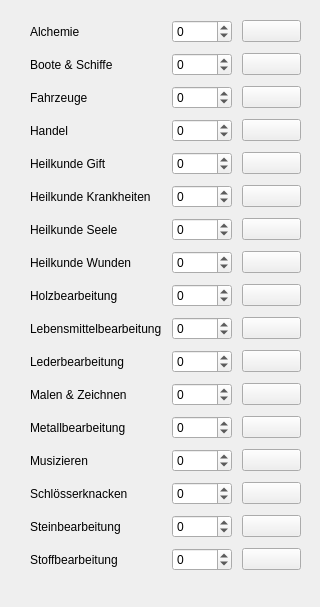
    <widget class="QWidget" name="tab_5">
     <attribute name="title">
      <string>Handwerkstalente</string>
     </attribute>
     <widget class="QWidget" name="gridLayoutWidget_5">
      <property name="geometry">
       <rect>
        <x>20</x>
        <y>10</y>
        <width>291</width>
        <height>588</height>
       </rect>
      </property>
      <layout class="QGridLayout" name="gridLayout_5">
       <property name="leftMargin">
        <number>10</number>
       </property>
       <property name="topMargin">
        <number>10</number>
       </property>
       <property name="rightMargin">
        <number>10</number>
       </property>
       <property name="bottomMargin">
        <number>10</number>
       </property>
       <property name="spacing">
        <number>10</number>
       </property>
       <item row="15" column="0">
        <widget class="QLabel" name="label_61">
         <property name="text">
          <string>Steinbearbeitung</string>
         </property>
        </widget>
       </item>
       <item row="10" column="0">
        <widget class="QLabel" name="label_59">
         <property name="text">
          <string>Lederbearbeitung</string>
         </property>
        </widget>
       </item>
       <item row="2" column="1">
        <widget class="QSpinBox" name="mod_fahrzeuge">
         <property name="minimum">
          <number>-50</number>
         </property>
         <property name="maximum">
          <number>50</number>
         </property>
        </widget>
       </item>
       <item row="14" column="0">
        <widget class="QLabel" name="label_60">
         <property name="text">
          <string>Schlösserknacken</string>
         </property>
        </widget>
       </item>
       <item row="3" column="0">
        <widget class="QLabel" name="label_54">
         <property name="text">
          <string>Handel</string>
         </property>
        </widget>
       </item>
       <item row="7" column="1">
        <widget class="QSpinBox" name="mod_heilenWunden">
         <property name="minimum">
          <number>-50</number>
         </property>
         <property name="maximum">
          <number>50</number>
         </property>
        </widget>
       </item>
       <item row="12" column="0">
        <widget class="QLabel" name="label_55">
         <property name="text">
          <string>Metallbearbeitung</string>
         </property>
        </widget>
       </item>
       <item row="0" column="0">
        <widget class="QLabel" name="label_51">
         <property name="text">
          <string>Alchemie</string>
         </property>
        </widget>
       </item>
       <item row="10" column="1">
        <widget class="QSpinBox" name="mod_lederbearbeitung">
         <property name="minimum">
          <number>-50</number>
         </property>
         <property name="maximum">
          <number>50</number>
         </property>
        </widget>
       </item>
       <item row="1" column="0">
        <widget class="QLabel" name="label_58">
         <property name="text">
          <string>Boote &amp; Schiffe</string>
         </property>
        </widget>
       </item>
       <item row="15" column="1">
        <widget class="QSpinBox" name="mod_steinbearbeitung">
         <property name="minimum">
          <number>-50</number>
         </property>
         <property name="maximum">
          <number>50</number>
         </property>
        </widget>
       </item>
       <item row="3" column="1">
        <widget class="QSpinBox" name="mod_handel">
         <property name="minimum">
          <number>-50</number>
         </property>
         <property name="maximum">
          <number>50</number>
         </property>
        </widget>
       </item>
       <item row="8" column="0">
        <widget class="QLabel" name="label_50">
         <property name="text">
          <string>Holzbearbeitung</string>
         </property>
        </widget>
       </item>
       <item row="16" column="0">
        <widget class="QLabel" name="label_62">
         <property name="text">
          <string>Stoffbearbeitung</string>
         </property>
        </widget>
       </item>
       <item row="9" column="1">
        <widget class="QSpinBox" name="mod_lebensmittelbearbeitung">
         <property name="minimum">
          <number>-50</number>
         </property>
         <property name="maximum">
          <number>50</number>
         </property>
        </widget>
       </item>
       <item row="13" column="0">
        <widget class="QLabel" name="label_48">
         <property name="text">
          <string>Musizieren</string>
         </property>
        </widget>
       </item>
       <item row="5" column="1">
        <widget class="QSpinBox" name="mod_heilenKrankheit">
         <property name="minimum">
          <number>-50</number>
         </property>
         <property name="maximum">
          <number>50</number>
         </property>
        </widget>
       </item>
       <item row="5" column="0">
        <widget class="QLabel" name="label_49">
         <property name="text">
          <string>Heilkunde Krankheiten</string>
         </property>
        </widget>
       </item>
       <item row="13" column="1">
        <widget class="QSpinBox" name="mod_musizieren">
         <property name="minimum">
          <number>-50</number>
         </property>
         <property name="maximum">
          <number>50</number>
         </property>
        </widget>
       </item>
       <item row="9" column="0">
        <widget class="QLabel" name="label_56">
         <property name="text">
          <string>Lebensmittelbearbeitung</string>
         </property>
        </widget>
       </item>
       <item row="8" column="1">
        <widget class="QSpinBox" name="mod_holzbearbeitung">
         <property name="minimum">
          <number>-50</number>
         </property>
         <property name="maximum">
          <number>50</number>
         </property>
        </widget>
       </item>
       <item row="2" column="0">
        <widget class="QLabel" name="label_53">
         <property name="text">
          <string>Fahrzeuge</string>
         </property>
        </widget>
       </item>
       <item row="14" column="1">
        <widget class="QSpinBox" name="mod_schloesserknacken">
         <property name="minimum">
          <number>-50</number>
         </property>
         <property name="maximum">
          <number>50</number>
         </property>
        </widget>
       </item>
       <item row="16" column="1">
        <widget class="QSpinBox" name="mod_stoffbearbeitung">
         <property name="minimum">
          <number>-50</number>
         </property>
         <property name="maximum">
          <number>50</number>
         </property>
        </widget>
       </item>
       <item row="0" column="1">
        <widget class="QSpinBox" name="mod_alchemie">
         <property name="minimum">
          <number>-50</number>
         </property>
         <property name="maximum">
          <number>50</number>
         </property>
        </widget>
       </item>
       <item row="4" column="1">
        <widget class="QSpinBox" name="mod_heilenGift">
         <property name="minimum">
          <number>-50</number>
         </property>
         <property name="maximum">
          <number>50</number>
         </property>
        </widget>
       </item>
       <item row="6" column="0">
        <widget class="QLabel" name="label_43">
         <property name="text">
          <string>Heilkunde Seele</string>
         </property>
        </widget>
       </item>
       <item row="6" column="1">
        <widget class="QSpinBox" name="mod_heilenSeele">
         <property name="minimum">
          <number>-50</number>
         </property>
         <property name="maximum">
          <number>50</number>
         </property>
        </widget>
       </item>
       <item row="4" column="0">
        <widget class="QLabel" name="label_52">
         <property name="text">
          <string>Heilkunde Gift</string>
         </property>
        </widget>
       </item>
       <item row="11" column="0">
        <widget class="QLabel" name="label_31">
         <property name="text">
          <string>Malen &amp; Zeichnen</string>
         </property>
        </widget>
       </item>
       <item row="11" column="1">
        <widget class="QSpinBox" name="mod_malen">
         <property name="minimum">
          <number>-50</number>
         </property>
         <property name="maximum">
          <number>50</number>
         </property>
        </widget>
       </item>
       <item row="1" column="1">
        <widget class="QSpinBox" name="mod_boote">
         <property name="minimum">
          <number>-50</number>
         </property>
         <property name="maximum">
          <number>50</number>
         </property>
        </widget>
       </item>
       <item row="7" column="0">
        <widget class="QLabel" name="label_57">
         <property name="text">
          <string>Heilkunde Wunden</string>
         </property>
        </widget>
       </item>
       <item row="12" column="1">
        <widget class="QSpinBox" name="mod_metallbearbeitung">
         <property name="minimum">
          <number>-50</number>
         </property>
         <property name="maximum">
          <number>50</number>
         </property>
        </widget>
       </item>
       <item row="0" column="2">
        <widget class="QPushButton" name="btn_alchemie">
         <property name="text">
          <string/>
         </property>
         <property name="icon">
          <iconset>
           <normaloff>dice.png</normaloff>dice.png</iconset>
         </property>
        </widget>
       </item>
       <item row="1" column="2">
        <widget class="QPushButton" name="btn_boote">
         <property name="text">
          <string/>
         </property>
         <property name="icon">
          <iconset>
           <normaloff>dice.png</normaloff>dice.png</iconset>
         </property>
        </widget>
       </item>
       <item row="2" column="2">
        <widget class="QPushButton" name="btn_fahrzeuge">
         <property name="text">
          <string/>
         </property>
         <property name="icon">
          <iconset>
           <normaloff>dice.png</normaloff>dice.png</iconset>
         </property>
        </widget>
       </item>
       <item row="3" column="2">
        <widget class="QPushButton" name="btn_handel">
         <property name="text">
          <string/>
         </property>
         <property name="icon">
          <iconset>
           <normaloff>dice.png</normaloff>dice.png</iconset>
         </property>
        </widget>
       </item>
       <item row="4" column="2">
        <widget class="QPushButton" name="btn_heilenGift">
         <property name="text">
          <string/>
         </property>
         <property name="icon">
          <iconset>
           <normaloff>dice.png</normaloff>dice.png</iconset>
         </property>
        </widget>
       </item>
       <item row="5" column="2">
        <widget class="QPushButton" name="btn_heilenKrankheit">
         <property name="text">
          <string/>
         </property>
         <property name="icon">
          <iconset>
           <normaloff>dice.png</normaloff>dice.png</iconset>
         </property>
        </widget>
       </item>
       <item row="6" column="2">
        <widget class="QPushButton" name="btn_heilenSeele">
         <property name="text">
          <string/>
         </property>
         <property name="icon">
          <iconset>
           <normaloff>dice.png</normaloff>dice.png</iconset>
         </property>
        </widget>
       </item>
       <item row="7" column="2">
        <widget class="QPushButton" name="btn_heilenWunden">
         <property name="text">
          <string/>
         </property>
         <property name="icon">
          <iconset>
           <normaloff>dice.png</normaloff>dice.png</iconset>
         </property>
        </widget>
       </item>
       <item row="8" column="2">
        <widget class="QPushButton" name="btn_holzbearbeitung">
         <property name="text">
          <string/>
         </property>
         <property name="icon">
          <iconset>
           <normaloff>dice.png</normaloff>dice.png</iconset>
         </property>
        </widget>
       </item>
       <item row="9" column="2">
        <widget class="QPushButton" name="btn_lebensmittelbearbeitung">
         <property name="text">
          <string/>
         </property>
         <property name="icon">
          <iconset>
           <normaloff>dice.png</normaloff>dice.png</iconset>
         </property>
        </widget>
       </item>
       <item row="10" column="2">
        <widget class="QPushButton" name="btn_lederbearbeitung">
         <property name="text">
          <string/>
         </property>
         <property name="icon">
          <iconset>
           <normaloff>dice.png</normaloff>dice.png</iconset>
         </property>
        </widget>
       </item>
       <item row="11" column="2">
        <widget class="QPushButton" name="btn_malen">
         <property name="text">
          <string/>
         </property>
         <property name="icon">
          <iconset>
           <normaloff>dice.png</normaloff>dice.png</iconset>
         </property>
        </widget>
       </item>
       <item row="12" column="2">
        <widget class="QPushButton" name="btn_metallbearbeitung">
         <property name="text">
          <string/>
         </property>
         <property name="icon">
          <iconset>
           <normaloff>dice.png</normaloff>dice.png</iconset>
         </property>
        </widget>
       </item>
       <item row="13" column="2">
        <widget class="QPushButton" name="btn_musizieren">
         <property name="text">
          <string/>
         </property>
         <property name="icon">
          <iconset>
           <normaloff>dice.png</normaloff>dice.png</iconset>
         </property>
        </widget>
       </item>
       <item row="14" column="2">
        <widget class="QPushButton" name="btn_schloesserknacken">
         <property name="text">
          <string/>
         </property>
         <property name="icon">
          <iconset>
           <normaloff>dice.png</normaloff>dice.png</iconset>
         </property>
        </widget>
       </item>
       <item row="15" column="2">
        <widget class="QPushButton" name="btn_steinbearbeitung">
         <property name="text">
          <string/>
         </property>
         <property name="icon">
          <iconset>
           <normaloff>dice.png</normaloff>dice.png</iconset>
         </property>
        </widget>
       </item>
       <item row="16" column="2">
        <widget class="QPushButton" name="btn_stoffbearbeitung">
         <property name="text">
          <string/>
         </property>
         <property name="icon">
          <iconset>
           <normaloff>dice.png</normaloff>dice.png</iconset>
         </property>
        </widget>
       </item>
      </layout>
     </widget>
    </widget>
